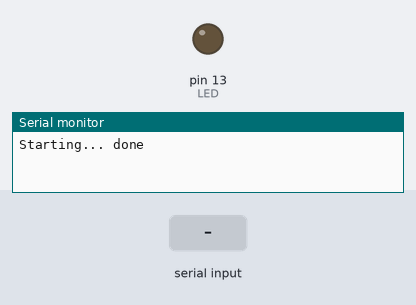
Bench run of a sketch on a simulated Arduino Uno, built with avr-gcc and run on an emulated ATmega328P. Shown: output pins drawn as LEDs (lit = HIGH), the last lines printed to the serial monitor. Dashed ring = blinking. The test bench sets the inputs (shaded band).

Above: at 1.2 s.
1.3 s: "b\n" received over the second serial link
At 1.42 s:
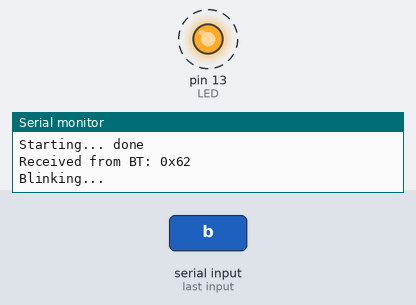
4.3 s: "1\n" received over the second serial link
At 5.1 s:
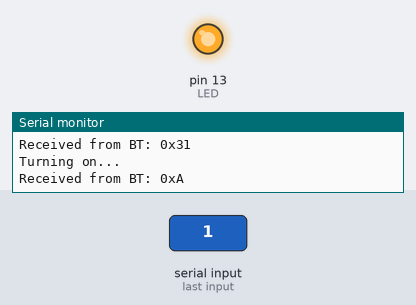
5.8 s: "0\n" received over the second serial link
At 6.2 s:
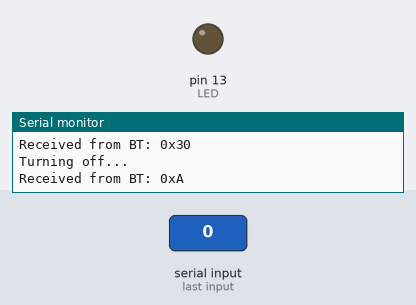
Timing chart, 0 to 8.8 s (numbered marks = the images above; inputs shaded):
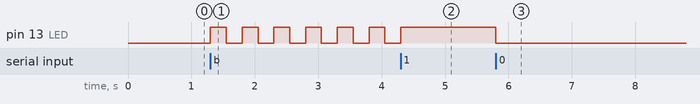

Measured:
- after the input at 1.3 s, pin 13 (LED): alternates HIGH for 0.25 s and LOW for 0.25 s, starting at once
- after the input at 4.3 s, pin 13 (LED): goes on until 4.3 s, then stays HIGH
- after the input at 5.8 s, pin 13 (LED): HIGH → LOW at once

The sketch:

HC05-Bluetooth.ino
```cpp
// (licence header left out)
// Comment/uncomment as suitable for your hardware
// #define LaunchPadF5529

#ifdef LaunchPadF5529
#define LED RED_LED // on-board, aka P1_0
#else
#define LED 13 // on-board
#define BT_TX 2
#define BT_RX 3
#endif

// SoftwareSerial is used so that the usual Serial can be
// used for debugging. SoftwareSerial does not support 25MHz
// platforms such as LaunchPadF5529.
// Comment/uncomment as suitable since #include within #ifdef is not compiling!
// For LaunchPadF5529
// #define Bluetooth Serial1 // P3_4 and P3_3
// For ArduinoUno
#include <SoftwareSerial.h>
SoftwareSerial Bluetooth(BT_TX, BT_RX);

boolean ToBlink = false;

void setup()
{
  Serial.begin(9600);
  Serial.print("Starting... ");

  // Change this if your BT module is configured to a different rate
  // Or configured the BT module using AT commands
  Bluetooth.begin(9600);

  pinMode(LED, OUTPUT);

  Serial.println("done");
}

void loop()
{
  // Process commands received via BT
  if (Bluetooth.available()) {
    char dataFromBt = Bluetooth.read();
    Serial.print("Received from BT: 0x");
    Serial.println(dataFromBt, HEX);

    if (dataFromBt == '1') {
      Serial.println("Turning on...");
      digitalWrite(LED, HIGH);
      ToBlink = false;
    }
    else if (dataFromBt == '0') {
      Serial.println("Turning off...");
      digitalWrite(LED, LOW);
      ToBlink = false;
    }
    else if (dataFromBt == 'b') {
      Serial.println("Blinking...");
      ToBlink = true;
    }
  }

  // Send Serial commands to BT
  if (Serial.available()) {
    char buffer[64];
    int numBytes = Serial.readBytesUntil('\n', buffer, 63);
    buffer[numBytes] = 0;
    Bluetooth.println(buffer);
  }

  if (ToBlink) {
    digitalWrite(LED, HIGH);
    delay(250);
    digitalWrite(LED, LOW);
    delay(250);
  }
}
```
